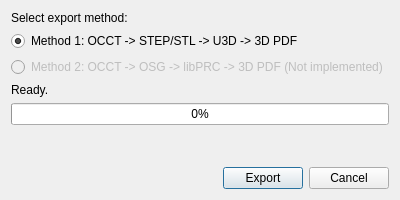
<?xml version="1.0" encoding="UTF-8"?>
<ui version="4.0">
 <class>DialogExport3DPdf</class>
 <widget class="QDialog" name="DialogExport3DPdf">
  <property name="geometry">
   <rect>
    <x>0</x>
    <y>0</y>
    <width>400</width>
    <height>200</height>
   </rect>
  </property>
  <property name="windowTitle">
   <string>Export 3D PDF</string>
  </property>
  <layout class="QVBoxLayout" name="verticalLayout">
   <item>
    <widget class="QLabel" name="label">
     <property name="text">
      <string>Select export method:</string>
     </property>
    </widget>
   </item>
   <item>
    <widget class="QRadioButton" name="m_radioU3D">
     <property name="text">
      <string>Method 1: OCCT -&gt; STEP/STL -&gt; U3D -&gt; 3D PDF</string>
     </property>
     <property name="checked">
      <bool>true</bool>
     </property>
    </widget>
   </item>
   <item>
    <widget class="QRadioButton" name="m_radioPRC">
     <property name="text">
      <string>Method 2: OCCT -&gt; OSG -&gt; libPRC -&gt; 3D PDF (Not implemented)</string>
     </property>
     <property name="enabled">
      <bool>false</bool>
     </property>
    </widget>
   </item>
   <item>
    <widget class="QLabel" name="m_lblStatus">
     <property name="text">
      <string>Ready.</string>
     </property>
    </widget>
   </item>
   <item>
    <widget class="QProgressBar" name="m_progressBar">
     <property name="value">
      <number>0</number>
     </property>
    </widget>
   </item>
   <item>
    <spacer name="verticalSpacer">
     <property name="orientation">
      <enum>Qt::Vertical</enum>
     </property>
     <property name="sizeHint" stdset="0">
      <size>
       <width>20</width>
       <height>40</height>
      </size>
     </property>
    </spacer>
   </item>
   <item>
    <layout class="QHBoxLayout" name="horizontalLayout">
     <item>
      <spacer name="horizontalSpacer">
       <property name="orientation">
        <enum>Qt::Horizontal</enum>
       </property>
       <property name="sizeHint" stdset="0">
        <size>
         <width>40</width>
         <height>20</height>
        </size>
       </property>
      </spacer>
     </item>
     <item>
      <widget class="QPushButton" name="m_btnExport">
       <property name="text">
        <string>Export</string>
       </property>
      </widget>
     </item>
     <item>
      <widget class="QPushButton" name="m_btnCancel">
       <property name="text">
        <string>Cancel</string>
       </property>
      </widget>
     </item>
    </layout>
   </item>
  </layout>
 </widget>
 <resources/>
 <connections/>
</ui>
